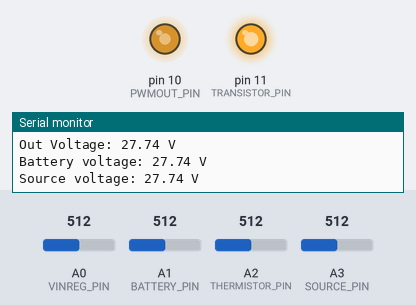
Recording of a sketch running on a simulated Arduino Uno, built with avr-gcc and run on an emulated ATmega328P. Shown: output pins drawn as LEDs (lit = HIGH), the last lines printed to the serial monitor. The test bench sets the inputs (shaded band); at power-on: A1 (BATTERY_PIN) = 512, A3 (SOURCE_PIN) = 512, A0 (VINREG_PIN) = 512, A2 (THERMISTOR_PIN) = 512. Sleep ends after the set time or at an interrupt.

Above: at 1.2 s.
1.3 s: A1 (BATTERY_PIN) set to 30
At 3.3 s:
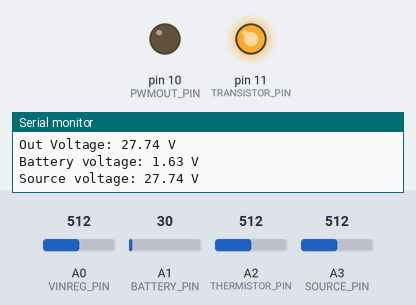
3.7 s: A3 (SOURCE_PIN) set to 66
5.2 s: A3 (SOURCE_PIN) set to 55
At 6.9 s:
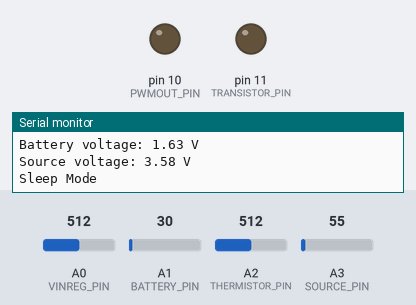
Timing chart, 0 to 8.4 s (numbered marks = the images above; inputs shaded):
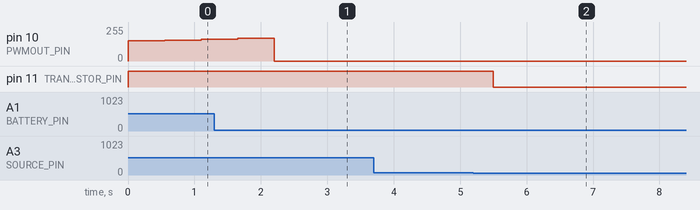

The sketch:

IDP2024F_10.28.2024.ino
```cpp
// Declare pins here
#define PWMOUT_PIN 10  // PB2
#define VINREG_PIN A0
#define BATTERY_PIN A1
#define THERMISTOR_PIN A2
#define SOURCE_PIN A3
#define TRANSISTOR_PIN 11

// Declare other constants here
#define FET_PERIOD 10 //microseconds
#define DIVIDER_CONSTANT 11 // Approximately
#define IDEAL_DUTY_CYCLE 0.6 // Increased baseline for higher duty cycle start
#define MAX_OUT_VOLTAGE 11.5 // Maximum output voltage limit
#define THERMISTOR_SERIAL_RESISTANCE 10000.0
#define VOLTAGE_THRESHOLD 3.3
#define WAKE_UP_INTERVAL 30000 // (ms)

// Variables
float outVoltage;
float batteryVoltage;
float sourceVoltage;
int thermistorVoltage;
float dutyCycle = IDEAL_DUTY_CYCLE;

// PID variables
float error = 0;
float integral = 0;
float previousError = 0;
float dt = 0;
float derivative =  0;
float temperature;
volatile bool wdtWakeUp = false;
volatile uint8_t wdtInterruptCount = 0;

int Vo;
float R1 = 10000;
float logR2, R2;
float c1 = 1.009249522e-03, c2 = 2.378405444e-04, c3 = 2.019202697e-07;

unsigned long lastTime = 0;
unsigned long lastVoltageReadTime = 0;
unsigned long lastPIDTime = 0;

// Temperature constants
#define TEMPERATURE_C1 1.009249522e-03
#define TEMPERATURE_C2 378405444e-04
#define TEMPERATURE_C3 2.019202697e-07

// PID constants
#define kP 0.01  // Slightly increased proportional gain
#define kI 0.05  // Increased integral gain to push the duty cycle higher
#define kD 0.0


// SETUP

void setup() {
  pinMode(PWMOUT_PIN, OUTPUT);
  pinMode(BATTERY_PIN, INPUT);
  pinMode(VINREG_PIN, INPUT);
  pinMode(SOURCE_PIN, INPUT);
  pinMode(THERMISTOR_PIN, INPUT);
  pinMode(TRANSISTOR_PIN, OUTPUT);

  noInterrupts();

  MCUSR &= ~(1 << WDRF);
  WDTCSR |= (1 << WDCE) | (1 << WDE);
  WDTCSR = (1 << WDP3) | (1 << WDP0); // Set timeout to 8 seconds
  WDTCSR |= (1 << WDIE);

  TCCR1A = (1 << COM1B1) | (1 << WGM11);
  TCCR1B = (1 << WGM12) | (1 << WGM13) | (1 << CS10);

  ICR1 = 160;
  OCR1B = (uint16_t)(IDEAL_DUTY_CYCLE * ICR1);

  interrupts();

  lastTime = micros();
  lastVoltageReadTime = millis();
  lastPIDTime = millis();
  Serial.begin(9600);
}


// PROGRAM LOOP

void loop() {
  unsigned long currentTime = micros();

  // Sleep mode control
  sourceVoltage = ((float)analogRead(SOURCE_PIN) * DIVIDER_CONSTANT) / 203.0;
  if ((sourceVoltage <= VOLTAGE_THRESHOLD)) {
    digitalWrite(TRANSISTOR_PIN, 0);
    Serial.println("Sleep Mode");
    enterSleepLoop();
  }
  digitalWrite(TRANSISTOR_PIN, 1);

  // Duty cycle output
  OCR1B = (uint16_t)(dutyCycle * ICR1);

  // Voltage reading
  if (currentTime - lastVoltageReadTime >= 10) {
    outVoltage = ((float)analogRead(VINREG_PIN) * DIVIDER_CONSTANT) / 203.0;
    batteryVoltage = ((float)analogRead(BATTERY_PIN) * DIVIDER_CONSTANT) / 203.0;
    lastVoltageReadTime = currentTime;
  }
  thermistorVoltage = analogRead(THERMISTOR_PIN);
  convertTernperature();

  // Duty cycle adjustment
  if (currentTime - lastPIDTime >= 10) {
    adjustPID();
    lastPIDTime = currentTime;
  }

  debugInfo();

  delay(500);
}


// HELPER FUNCTIONS

void convertTernperature() {
  Vo = analogRead(THERMISTOR_PIN);
  R2 = R1 * (1023.0 / (float)Vo - 1.0);
  logR2 = log(R2);
  temperature = (1.0 / (c1 + c2*logR2 + c3*logR2*logR2*logR2));
  temperature = temperature - 273.15;
  temperature = (temperature * 9.0)/ 5.0 + 32.0;
}


void debugInfo() {
  Serial.print("Temperature: ");
  Serial.print(temperature);
  Serial.println(" F");
  Serial.print("Duty Cycle: ");
  Serial.println(dutyCycle);
  Serial.print("Out Voltage: ");
  Serial.print(outVoltage);
  Serial.println(" V");
  Serial.print("Battery voltage: ");
  Serial.print(batteryVoltage);
  Serial.println(" V");
  Serial.print("Source voltage: ");
  Serial.print(sourceVoltage);
  Serial.println(" V");
}

void adjustPID() {
  unsigned long currentMicros = micros();
  dt = (currentMicros - lastTime) / 1000000.0;
  lastTime = currentMicros;

  error = batteryVoltage + 1.0 - outVoltage;

  integral += error * dt;  // Accumulate integral without clamping
  derivative = (error - previousError) / dt;

  dutyCycle = IDEAL_DUTY_CYCLE + (kP * error) + (kI * integral) + (kD * derivative);

  if (dutyCycle > 1) dutyCycle = 1;
  if (dutyCycle < 0) dutyCycle = 0;

  previousError = error;
}


// SLEEP LOOP

void enterSleepLoop() {
  SMCR = (1 << SM1) | (1 << SE);
  while (true) {
    SMCR |= (1 << SE);
    do {
    __asm__ __volatile__ ( "sleep" "\n\t" :: );
    } while(0);
    SMCR &= ~(1 << SE);

    if (wdtWakeUp) {
      wdtWakeUp = false;

      wdtInterruptCount++;

      if (wdtInterruptCount >= 4) { // 8*4 = 32 seconds
        wdtInterruptCount = 0;
        batteryVoltage = ((float)analogRead(BATTERY_PIN) * DIVIDER_CONSTANT) / 203.0;
        if (batteryVoltage > VOLTAGE_THRESHOLD) {
          return;
        }
      }
    }
  }
}


// Interrupt control
ISR(WDT_vect) {
  Serial.println("Awake Mode");
  wdtWakeUp = true;
}
```

Measured:
- the behaviour switches between 61 and 60 on A3 (SOURCE_PIN) (found by bisection; images 1 and 2)
- after the input at 5.2 s, pin 11 (TRANSISTOR_PIN): HIGH → LOW after 0.30 s
